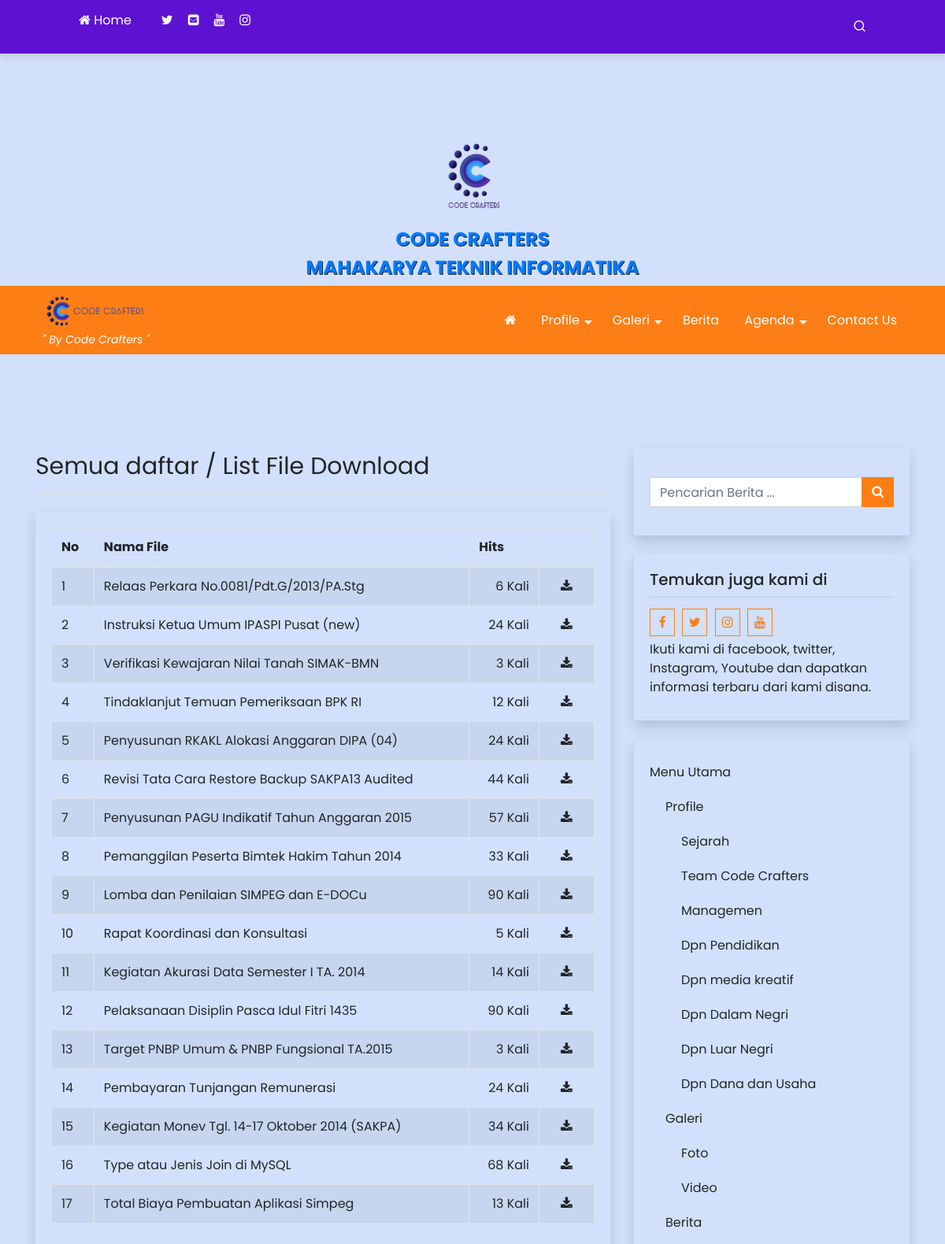
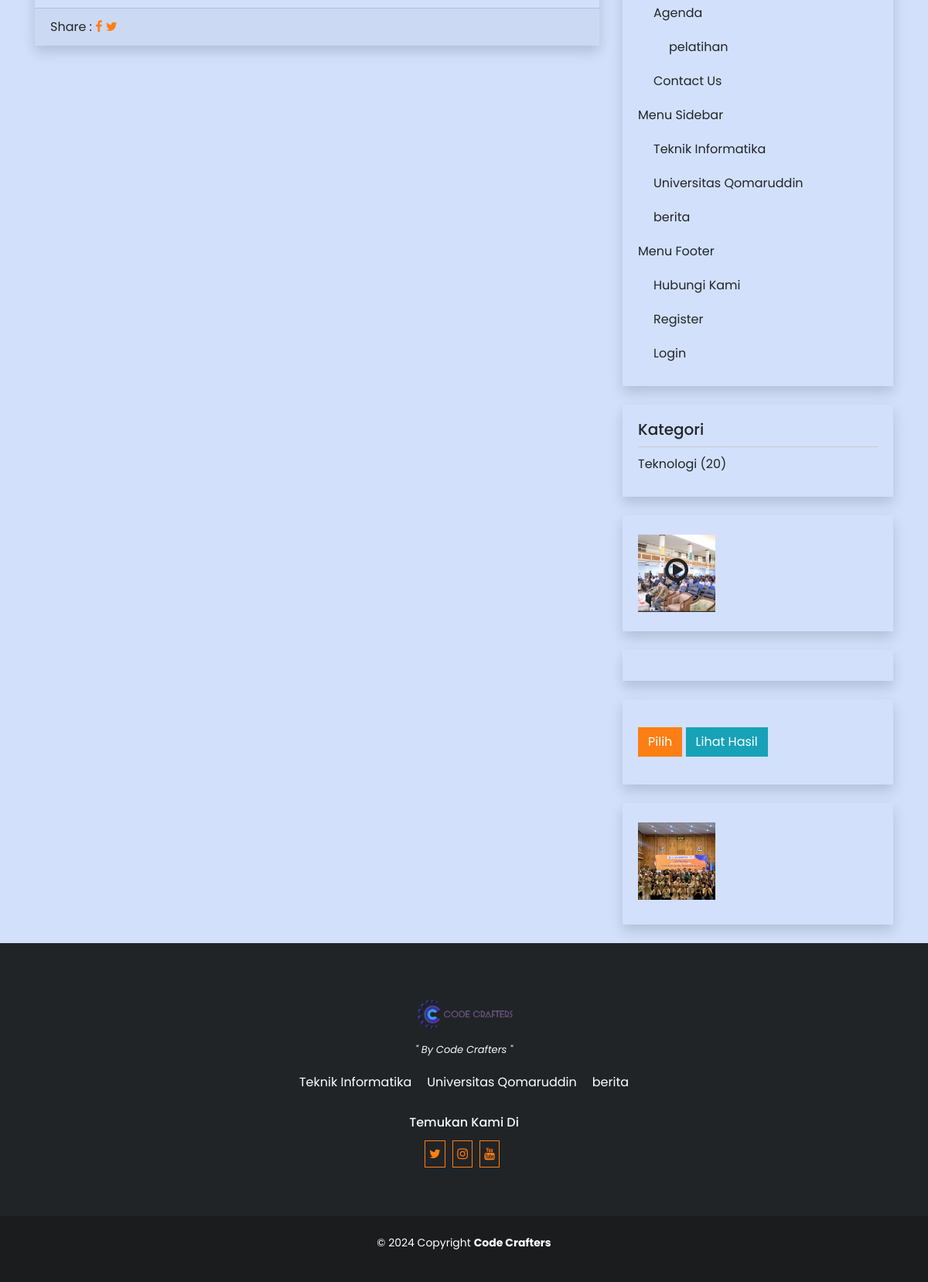
Page /index.php/download on the committed database (2 pictures, top to bottom).
### tables this page shows
CREATE TABLE `logo` (
  `id_logo` int(5) NOT NULL,
  `gambar` varchar(100) NOT NULL
);

CREATE TABLE `tbl_nicepage` (
  `id` int(5) NOT NULL,
  `key` varchar(255) DEFAULT NULL,
  `value` text DEFAULT NULL
);

CREATE TABLE `download` (
  `id_download` int(5) NOT NULL,
  `judul` varchar(100) NOT NULL,
  `nama_file` varchar(100) NOT NULL,
  `tgl_posting` date NOT NULL,
  `hits` int(3) NOT NULL
);

CREATE TABLE `identitas` (
  `id_identitas` int(5) NOT NULL,
  `nama_website` varchar(100) NOT NULL,
  `email` varchar(100) NOT NULL,
  `url` varchar(100) NOT NULL,
  `facebook` text NOT NULL,
  `rekening` varchar(100) NOT NULL,
  `no_telp` varchar(20) NOT NULL,
  `meta_deskripsi` varchar(250) NOT NULL,
  `meta_keyword` varchar(250) NOT NULL,
  `favicon` varchar(50) NOT NULL,
  `maps` text NOT NULL
);

CREATE TABLE `video` (
  `id_video` int(5) NOT NULL,
  `id_playlist` int(5) NOT NULL,
  `username` varchar(30) NOT NULL,
  `jdl_video` varchar(100) NOT NULL,
  `video_seo` varchar(100) NOT NULL,
  `keterangan` text NOT NULL,
  `gbr_video` varchar(100) NOT NULL,
  `video` varchar(100) NOT NULL,
  `youtube` varchar(100) NOT NULL,
  `dilihat` int(7) NOT NULL DEFAULT 1,
  `hari` varchar(20) NOT NULL,
  `tanggal` date NOT NULL,
  `jam` time NOT NULL,
  `tagvid` varchar(100) NOT NULL
);

CREATE TABLE `gallery` (
  `id_gallery` int(5) NOT NULL,
  `id_album` int(5) NOT NULL,
  `username` varchar(50) NOT NULL,
  `jdl_gallery` varchar(100) NOT NULL,
  `gallery_seo` varchar(100) NOT NULL,
  `keterangan` text NOT NULL,
  `gbr_gallery` varchar(100) NOT NULL
);

CREATE TABLE `menu` (
  `id_menu` int(5) NOT NULL,
  `id_parent` int(5) NOT NULL DEFAULT 0,
  `nama_menu` varchar(255) NOT NULL,
  `link` varchar(100) NOT NULL,
  `aktif` enum('Ya','Tidak') NOT NULL DEFAULT 'Ya',
  `position` enum('Top','Bottom') DEFAULT 'Bottom',
  `urutan` int(3) NOT NULL
);

### application/views/nicepage/download.php (the view, shortened to what the rows shown need)
<div class="blog-detail card shadow mb-4">
	<div class="card-body">
		<table class="table table-bordered table-hover table-striped">
			<thead>
				<tr>
					<th>No</th>
					<th>Nama File</th>
					<th>Hits</th>
					<th style='width:70px'></th>
				</tr>
			</thead>
			<tbody>
				<?php
					$no=$this->uri->segment(3)+1;
					foreach ($download->result_array() as $r) {
					?>
						<tr>
							<td><?php echo $no;?></td>
							<td><?php echo $r['judul'];?></td>
							<td class="text-right"><?php echo $r['hits'];?> Kali</td>
							<td class="text-center">
								<a href="<?php echo base_url()."download/file/".$r['nama_file'];?>">
									<i class="fa fa-download" aria-hidden="true"></i>
								</a>
							</td>
						</tr>
					<?php
						$no++;
					}
				?>
			</tbody>
		</table>
	</div>
</div>

### application/views/nicepage/partials/header.php (shortened to what the rows shown need)
<?php
function build_nav_menu($menu_parent_id = 0, $state_menu_id, $class_menu = 'menu-navbar', $home_icon = true, $deep = true)
{
	$list_menu = '';
	$ci = &get_instance();
	$get_menus = $ci->db->query("
		SELECT
			id_menu,
			nama_menu,
			link
		FROM
			menu
		WHERE
			aktif='Ya'
			AND
			id_parent='" . $menu_parent_id . "'
		ORDER BY urutan
	")->result_array();
	if (!empty($get_menus)) {
		if ($menu_parent_id == $state_menu_id) {
			$list_menu .= '<ul class="' . $class_menu . '">';
			if ($home_icon == true) {
				$list_menu .= '<li class="menu-item">';
				$list_menu .= '<a href="' . base_url() . '">';
				$list_menu .= '<i class="fa fa-home" aria-hidden="true"></i>';
				$list_menu .= '</a>';
				$list_menu .= '</li>';
			}
		} else {
			$list_menu .= '<ul class="sub-menu">';
		}
		foreach ($get_menus as $menu_item) {
			$ahref_ttr = '';
			$base_url = base_url($menu_item['link']);
			if (preg_match("/^http/", $menu_item['link'])) {
				$ahref_ttr = 'target="_BLANK"';
				$base_url = $menu_item['link'];
			}
			$a_link_menu = '<a ' . $ahref_ttr . ' href="' . $base_url . '">';
			$a_link_menu .= $menu_item['nama_menu'];
			$a_link_menu .= '</a>';
			$get_child = array();
			if ($deep == true) {
				$get_child = build_nav_menu($menu_item['id_menu'], $state_menu_id);
			}
			if (!empty($get_child) && $deep == true) {
				$list_menu .= '<li class="menu-item menu-item-has-children" id="menu-item-' . $menu_item['id_menu'] . '">';
				$list_menu .= $a_link_menu;
				$list_menu .= $get_child;
				$list_menu .= '</li>';
			} else {
				$list_menu .= '<li class="menu-item" id="menu-item-' . $menu_item['id_menu'] . '">';
				$list_menu .= $a_link_menu;
				$list_menu .= '</li>';
			}
		}
		$list_menu .= '</ul>';
	}
	return $list_menu;
}
?>
	<link rel="stylesheet" href="https://unicons.iconscout.com/release/v4.0.0/css/line.css" />
<nav class="main-menu-container navbar navbar-dark ">
	<div class="container ml-5 pl-4 ml-lg-auto pl-lg-auto">
		<?php
		$base_path = FCPATH;
		$id_website = $this->model_utama->view('identitas')->row_array();
		$logo_website = $this->model_utama->view('logo')->row_array();
		?>
		<a class="navbar-brand float-left" href="<?php echo base_url(); ?>">
			<?php
			if ($logo_website['gambar'] !== '' && file_exists($base_path . "asset/logo/" . $logo_website['gambar'])) {
				$img_src = base_url() . "asset/logo/" . $logo_website['gambar'];
				?>
				<div class="logo-header">
					<img src="<?php echo $img_src; ?>" alt="<?php echo $id_website['nama_website']; ?>">
				</div>
				<?php
			} else {
				?>
				<?php echo $id_website['nama_website']; ?>
				<?php
			}
			?>
			<?php
			if (isset($tagline['header']) && isset($tagline['text'])) {
				if (!empty($tagline['text'] && $tagline['header'] == '1')) {
					?>
					<div class="tagline-header d-lg-block d-none">"
						<?php echo $tagline['text']; ?> "
					</div>
					<?php
				}
			} ?>
		</a>
	</div>
</nav>

### application/views/nicepage/partials/sidebar.php
<div class="sidebar">
<?php
$get_setting_sidebar    = $this->model_utama->view_where('tbl_nicepage',array('key' => 'setting_sidebar'))->row_array();
$sidebar = array();
if(isset($get_setting_sidebar['value'])) {
	if(!empty($get_setting_sidebar['value'])){
		$setting_sidebar = json_decode($get_setting_sidebar['value'],true);
		if(!empty($setting_sidebar)) {
			$number = 0;
			foreach($setting_sidebar as $i => $widget_id){
				$id = key($widget_id);
				$sidebar[$number]['widget_id'] = $id;
				$sidebar[$number]['widget_setting'] = $widget_id[$id];
				$number++;
			}
		}
	}
}
foreach($sidebar as $i => $item) {
	$file_sidebar = VIEWPATH . template().'/widgets/' . $item['widget_id'] . '.php';
	if( file_exists($file_sidebar)) {
		$widget_setting = $item['widget_setting'];
		include $file_sidebar;
	}
}
?>
</div>

### application/views/nicepage/widgets/widget_social.php
<div class="widget card mb-4 widget-social">
	<?php
		if( isset($widget_setting['judul']) ) {
			if( !empty(trim($widget_setting['judul']))) {
				?>
				<h5 class="card-header">
					<?php echo $widget_setting['judul'];?>
				</h5>
				<?php
			}
		}
	?>
	<div class="social-bar">
		<?php
			$sosmed = $this->model_utama->view('identitas')->row_array();
			$pecahd = explode(",", $sosmed['facebook']);
		?>
		<a target="_BLANK" href="<?php echo $pecahd[0]; ?>" class="social-icon"><i class="fa fa-facebook" aria-hidden="true"></i></a>
		<a target="_BLANK" href="<?php echo $pecahd[1]; ?>" class="social-icon"><i class="fa fa-twitter" aria-hidden="true"></i></a>
		<a target="_BLANK" href="<?php echo $pecahd[2]; ?>" class="social-icon"><i class="fa fa-instagram" aria-hidden="true"></i></a>
		<a target="_BLANK" href="<?php echo $pecahd[3]; ?>" class="social-icon"><i class="fa fa-youtube" aria-hidden="true"></i></a>
		<?php
			if( isset($widget_setting['teks']) ) {
				if( !empty(trim($widget_setting['teks']))) {
					?>
					<div class="social-text"><?php echo $widget_setting['teks'];?></div>
					<?php
				}
			}
		?>
	</div>
</div>

### application/views/nicepage/widgets/widget_video.php (shortened to what the rows shown need)
<div class="widget card mb-4 widget-video">
			<?php
	$filter_video = array();
	$jumlah_video = 0;
	if( isset($widget_setting['jumlah']) ) {
		$jumlah_video = (int) $widget_setting['jumlah'];
	}
?>
<?php
	$filter_video = array_merge($filter_video,array(
		'playlist.aktif' => 'Y'
	));
	$video_data = $this->model_utama->view_join_one(
		'video',
		'playlist',
		'id_playlist',
		$filter_video,
		'video.jdl_video','ASC',0,$jumlah_video
	)->result_array();
	if(!empty($video_data)) {
		?>
		<div class="list-video">
		<?php
		foreach ($video_data as $video){
			$img_src= base_url().'asset/img_video/small_no-image.jpg';
			if ($video['gbr_video'] !==''){
				$img_src =base_url().'asset/img_video/'.$video['gbr_video'];
			}
			?>
			<div class="item-video">
				<a href="<?php echo base_url('playlist/watch/'.$video['video_seo']);?>">
					<div class="post-img-container"
						style="
							background:url('<?php echo $img_src;?>');
							background-position:center;
							background-size:cover;
							background-repeat:no-repeat
						">
						<i class="fa fa-play-circle-o" aria-hidden="true"></i>
					</div>
				</a>
			</div>
			<?php
		}
		?>
		</div>
		<?php
	}
?>
</div>

### application/views/nicepage/widgets/widget_gallery.php (shortened to what the rows shown need)
<div class="widget card mb-4 widget-gallery">
			<?php
	$filter_gallery = array();
	$jumlah_gallery = 0;
	if( isset($widget_setting['jumlah']) ) {
		$jumlah_gallery = (int) $widget_setting['jumlah'];
	}
?>
<?php
	$filter_gallery = array_merge($filter_gallery,array(
		'album.aktif' => 'Y'
	));
	$gallery_data = $this->model_utama->view_join_one(
		'gallery',
		'album',
		'id_album',
		$filter_gallery,
		'gallery.jdl_gallery','ASC',0,$jumlah_gallery
	)->result_array();
	if(!empty($gallery_data)) {
		?>
		<div class="list-gallery">
		<?php
		foreach ($gallery_data as $gallery){
			$img_src= base_url().'asset/img_galeri/no-image.jpg';
			if ($gallery['gbr_gallery'] !==''){
				$img_src =base_url().'asset/img_galeri/'.$gallery['gbr_gallery'];
			}
			?>
			<div class="item-gallery">
				<a href="<?php echo base_url('albums/detail/'.$gallery['album_seo']);?>">
					<div class="post-img-container"
						style="
							background:url('<?php echo $img_src;?>');
							background-position:center;
							background-size:cover;
							background-repeat:no-repeat
						">
					</div>
				</a>
			</div>
			<?php
		}
		?>
		</div>
		<?php
	}
?>
</div>

### application/views/nicepage/partials/footer.php (shortened to what the rows shown need)
<?php
$id_website = $this->model_utama->view('identitas')->row_array();
$logo_website = $this->model_utama->view('logo')->row_array();
$get_lokasi_menu    = $this->model_utama->view_where('tbl_nicepage', array('key' => 'lokasi_menu'))->row_array();
if (isset($get_lokasi_menu['value'])) {
	if (!empty($get_lokasi_menu['value'])) {
		$lokasi_menu = json_decode($get_lokasi_menu['value'], true);
	}
}
$menu_footer_id = '';
if (isset($lokasi_menu['menu_footer'])) {
	$menu_footer_id = $lokasi_menu['menu_footer'];
}
function build_footer_menu($menu_parent_id)
{
	$list_menu = '';
	$ci = &get_instance();
	$get_menus = $ci->db->query("
		SELECT
			id_menu,
			nama_menu,
			link
		FROM
			menu
		WHERE
			aktif='Ya'
			AND
			id_parent='" . $menu_parent_id . "'
		ORDER BY urutan
	")->result_array();
	if (!empty($get_menus)) {
		$list_menu .= '<ul class="footer-menu">';
		foreach ($get_menus as $menu_item) {
			$ahref_ttr = '';
			$base_url = base_url($menu_item['link']);
			if (preg_match("/^http/", $menu_item['link'])) {
				$ahref_ttr = 'target="_BLANK"';
				$base_url = $menu_item['link'];
			}
			$list_menu .= '<li class="menu-item" id="menu-item-' . $menu_item['id_menu'] . '">';
			$list_menu .= '<a ' . $ahref_ttr . ' href="' . $base_url . '">';
			$list_menu .= $menu_item['nama_menu'];
			$list_menu .= '</a>';
			$list_menu .= '</li>';
		}
		$list_menu .= '</ul>';
	}
	return $list_menu;
}
$base_path = FCPATH;
?>
<footer>
	<div id="footer" class="py-5">
		<div class="container">
			<div class="row">
				<div class="col-md-12 text-center">
					<?php
					if ($logo_website['gambar'] !== '' &&  file_exists($base_path . "asset/logo/" . $logo_website['gambar'])) {
						$img_src = base_url() . "asset/logo/" . $logo_website['gambar'];
					?>
						<div class="logo-footer">
							<img src="<?php echo $img_src; ?>" alt="<?php echo $id_website['nama_website']; ?>">
						</div>
					<?php
					} else {
					?>
						<h3 class="logo-text">
							<?php echo $id_website['nama_website']; ?>
						</h3>
					<?php
					}
					?>
					<?php
					if (isset($tagline['footer']) && isset($tagline['text'])) {
						if (!empty($tagline['text'] && $tagline['footer'] ==  '1')) {
					?>
							<div class="tagline-footer">" <?php echo $tagline['text']; ?> "</div>
					<?php
						}
					} ?>
				</div>
				<div class="col-md-12 text-center">
					<?php
					echo build_footer_menu($menu_footer_id);
					?>
				</div>
						<?php
						$sosmed = $this->model_utama->view('identitas')->row_array();
						?>
			</div>
		</div>
	</div>
	<div id="footer-bottom" class="py-4 text-center">
		<div class="container">
			<p>&copy; <?php echo date('Y'); ?> Copyright <b><?php echo $id_website['nama_website']; ?></b></p>
		</div>
	</div>
</footer>

### rows in the picture
logo: gambar (picture)
tbl_nicepage: value "By Code Crafters"
download: judul "Relaas Perkara No.0081/Pdt.G/2013/PA.Stg", hits "6"
download: judul "Instruksi Ketua Umum IPASPI Pusat (new)", hits "24"
download: judul "Verifikasi Kewajaran Nilai Tanah SIMAK-BMN", hits "3"
download: judul "Tindaklanjut Temuan Pemeriksaan BPK RI", hits "12"
download: judul "Penyusunan RKAKL Alokasi Anggaran DIPA (04)", hits "24"
download: judul "Revisi Tata Cara Restore Backup SAKPA13 Audited", hits "44"
download: judul "Penyusunan PAGU Indikatif Tahun Anggaran 2015", hits "57"
download: judul "Pemanggilan Peserta Bimtek Hakim Tahun 2014", hits "33"
download: judul "Lomba dan Penilaian SIMPEG dan E-DOCu", hits "90"
download: judul "Rapat Koordinasi dan Konsultasi", hits "5"
download: judul "Kegiatan Akurasi Data Semester I TA. 2014", hits "14"
download: judul "Pelaksanaan Disiplin Pasca Idul Fitri 1435", hits "90"
download: judul "Target PNBP Umum & PNBP Fungsional TA.2015", hits "3"
download: judul "Pembayaran Tunjangan Remunerasi", hits "24"
download: judul "Kegiatan Monev Tgl. 14-17 Oktober 2014 (SAKPA)", hits "34"
download: judul "Type atau Jenis Join di MySQL", hits "68"
download: judul "Total Biaya Pembuatan Aplikasi Simpeg", hits "13"
identitas: judul "Temukan juga kami di", teks "Ikuti kami di facebook, twitter, Instagram, Youtube dan dapatkan informasi terbaru dari kami disana.", nama_website "Code Crafters"
video: gbr_video (picture)
gallery: gbr_gallery (picture)
menu: value "Teknik Informatika"
menu: value "Universitas Qomaruddin"
menu: value "berita"

### other values in the picture
$widget_setting['judul'] "Kategori"
$item_kategori['nama_kategori'] "Teknologi"
$item_kategori['jml_berita'] "20"
